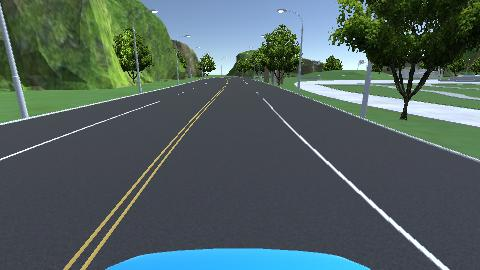
#> input picture 视觉项目实践-智能驾驶/车道线显示/2.png, 480 x 270 px
$ python -i '1.2显示车道线.py'   (imports and definitions only)
#> lines starting #> are read from the running program, lines starting #| are printed output that depends on the picture; after the words box and inside, x2 and y2 are one past the last pixel; in counts of white or black regions, pixels touching at a corner belong together
#> further down, picture is the input picture: shape (270, 480, 3); mean B, G, R 95.1, 96.8, 80
import time
import json
import matplotlib.pyplot as plt
from pid import PID
import mqtt
import cv2
import numpy as np
import base64
import queue


class LaneCenterPlotter:
    # [85 lines left out: functions __init__, init_plot, update_plot, b64_to_np, perspective_transform, not called in this run]


def dilate_erode(image,kernel_size):
    kernel = np.ones((kernel_size,kernel_size),np.uint8)
    image_dilate = cv2.dilate(image,kernel,iterations=1)
    result_img = cv2.erode(image_dilate,kernel,iterations=1)
    return result_img

def extract_line_gradient(image_warp):
    #使用梯度提取车道线
    img_Gaussian = cv2.GaussianBlur(image_warp,(5,5),sigmaX=1)
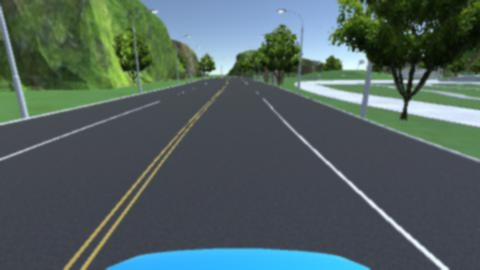
#> img_Gaussian: shape (270, 480, 3); mean B, G, R 95.1, 96.8, 80
    img_gray = cv2.cvtColor(img_Gaussian,cv2.COLOR_BGR2GRAY)
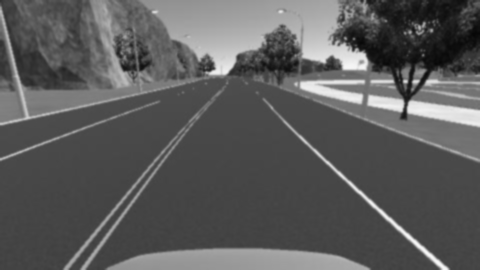
#> img_gray: shape (270, 480); min 7, max 248, mean 91.6
    res = cv2.Sobel(img_gray,-1,1,0)
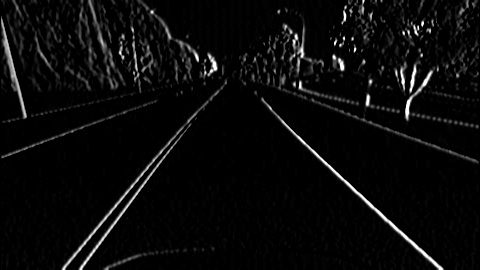
#> res: shape (270, 480); min 0, max 255, mean 10.3
    ret,image_thresh = cv2.threshold(res,127,255,cv2.THRESH_BINARY)
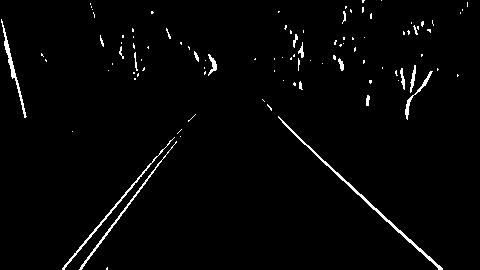
#> image_thresh: shape (270, 480); 2.1% white in thin lines or dots
    res = dilate_erode(image_thresh,15)
#> in dilate_erode, `image_dilate = cv2.dilate(image,kernel,iterations=1)`:
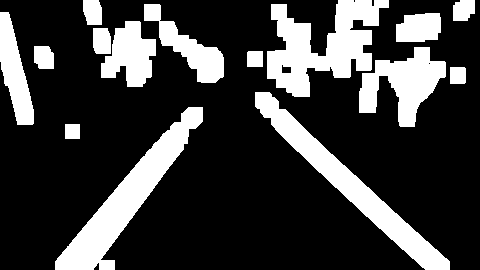
#> image_dilate: shape (270, 480); 24.1% white; 15 white regions, largest, box (x1, y1, x2, y2) and area: (267, 0, 389, 97) 6045, (55, 107, 203, 270) 6022, (255, 92, 450, 270) 5540
#> in dilate_erode, `result_img = cv2.erode(image_dilate,kernel,iterations=1)`:
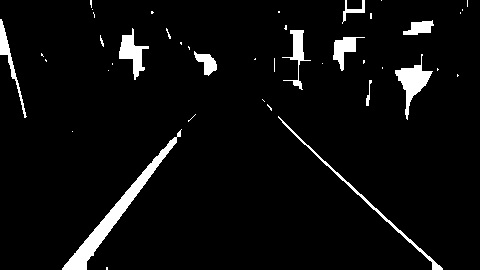
#> result_img: shape (270, 480); 4.8% white; 42 white regions (29 under 20 px), largest, box (x1, y1, x2, y2) and area: (62, 129, 182, 270) 1918, (395, 54, 433, 120) 810, (119, 28, 149, 80) 621
    # cv2.imshow('Sobel',res)
    return res


#提取白色车道线
# [240 lines left out: functions hslSelect, labSeclect, extract_line_color, finding_line, show_line, auto_run, not called in this run]


# [68 lines not run here, left out]

>>> import cv2
>>> picture = cv2.imread('2.png')
>>> result = extract_line_gradient(picture)

$ run again, on 视觉项目实践-智能驾驶/车道线显示/3.png
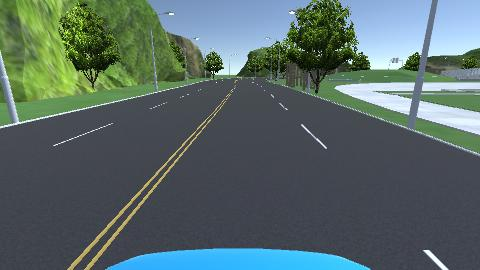
#> input picture 视觉项目实践-智能驾驶/车道线显示/3.png, 480 x 270 px
#> picture is the input picture: shape (270, 480, 3); mean B, G, R 103.6, 105.5, 87.4
#> in extract_line_gradient, `ret,image_thresh = cv2.threshold(res,127,255,cv2.THRESH_BINARY)`:
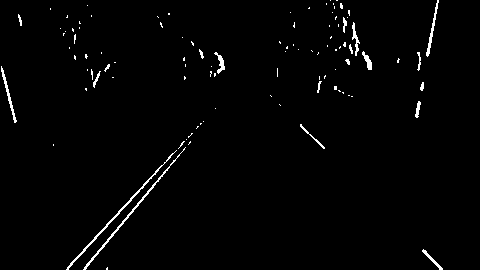
#> image_thresh: shape (270, 480); 1.6% white in thin lines or dots
#> image_dilate: shape (270, 480); 20.3% white; 15 white regions, largest, box (x1, y1, x2, y2) and area: (272, 0, 379, 104) 6240, (59, 101, 223, 270) 6166, (53, 0, 123, 98) 3550
#> in dilate_erode, `result_img = cv2.erode(image_dilate,kernel,iterations=1)`:
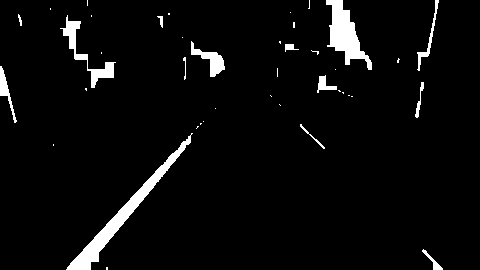
#> result_img: shape (270, 480); 4.4% white; 41 white regions (27 under 20 px), largest, box (x1, y1, x2, y2) and area: (66, 133, 193, 270) 1915, (326, 0, 372, 70) 1390, (60, 15, 116, 88) 749

$ run again, on 视觉项目实践-智能驾驶/车道线显示/4.png
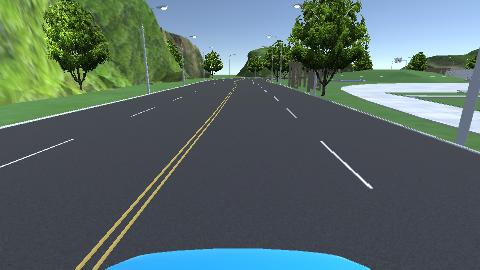
#> input picture 视觉项目实践-智能驾驶/车道线显示/4.png, 480 x 270 px
#> picture is the input picture: shape (270, 480, 3); mean B, G, R 102.3, 104.8, 86.8
#> in extract_line_gradient, `ret,image_thresh = cv2.threshold(res,127,255,cv2.THRESH_BINARY)`:
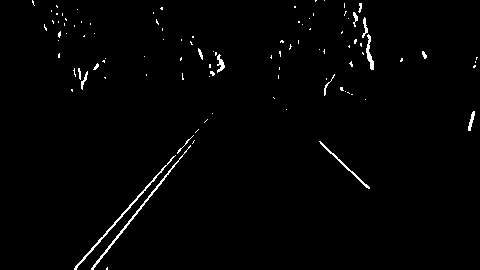
#> image_thresh: shape (270, 480); 1.4% white in thin lines or dots
#> image_dilate: shape (270, 480); 19.3% white; 16 white regions, largest, box (x1, y1, x2, y2) and area: (67, 106, 220, 270) 5977, (37, 0, 113, 99) 4222, (317, 0, 381, 107) 4210
#> in dilate_erode, `result_img = cv2.erode(image_dilate,kernel,iterations=1)`:
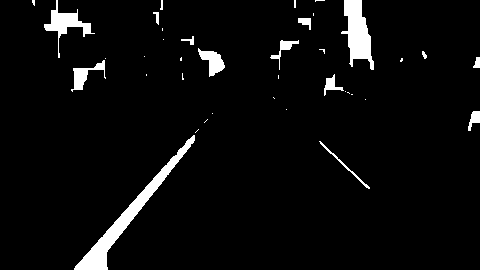
#> result_img: shape (270, 480); 4.4% white; 38 white regions (23 under 20 px), largest, box (x1, y1, x2, y2) and area: (74, 135, 195, 270) 2000, (341, 0, 374, 70) 1262, (44, 0, 95, 58) 720

$ run again, on 视觉项目实践-智能驾驶/车道线显示/5.png
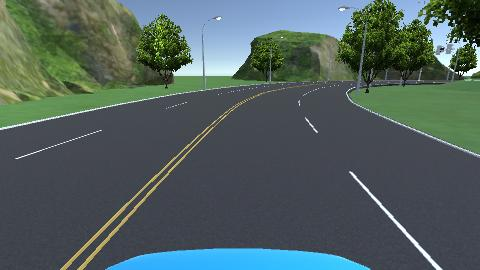
#> input picture 视觉项目实践-智能驾驶/车道线显示/5.png, 480 x 270 px
#> picture is the input picture: shape (270, 480, 3); mean B, G, R 94.4, 96.5, 80.3
#> in extract_line_gradient, `ret,image_thresh = cv2.threshold(res,127,255,cv2.THRESH_BINARY)`:
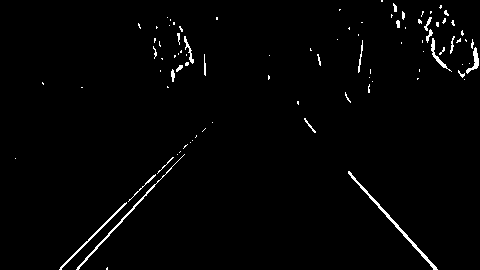
#> image_thresh: shape (270, 480); 1.6% white in thin lines or dots
#> image_dilate: shape (270, 480); 19.2% white; 15 white regions, largest, box (x1, y1, x2, y2) and area: (52, 115, 220, 270) 6050, (374, 0, 480, 87) 5906, (131, 10, 213, 95) 4100
#> in dilate_erode, `result_img = cv2.erode(image_dilate,kernel,iterations=1)`:
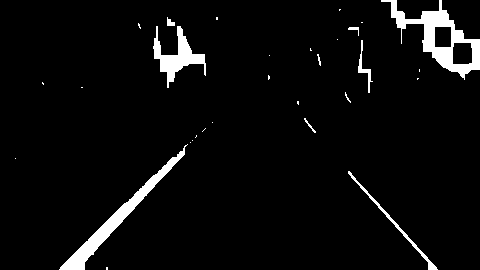
#> result_img: shape (270, 480); 4.6% white; 30 white regions (21 under 20 px), largest, box (x1, y1, x2, y2) and area: (381, 0, 480, 80) 2210, (59, 144, 188, 270) 1792, (153, 26, 206, 88) 1138
